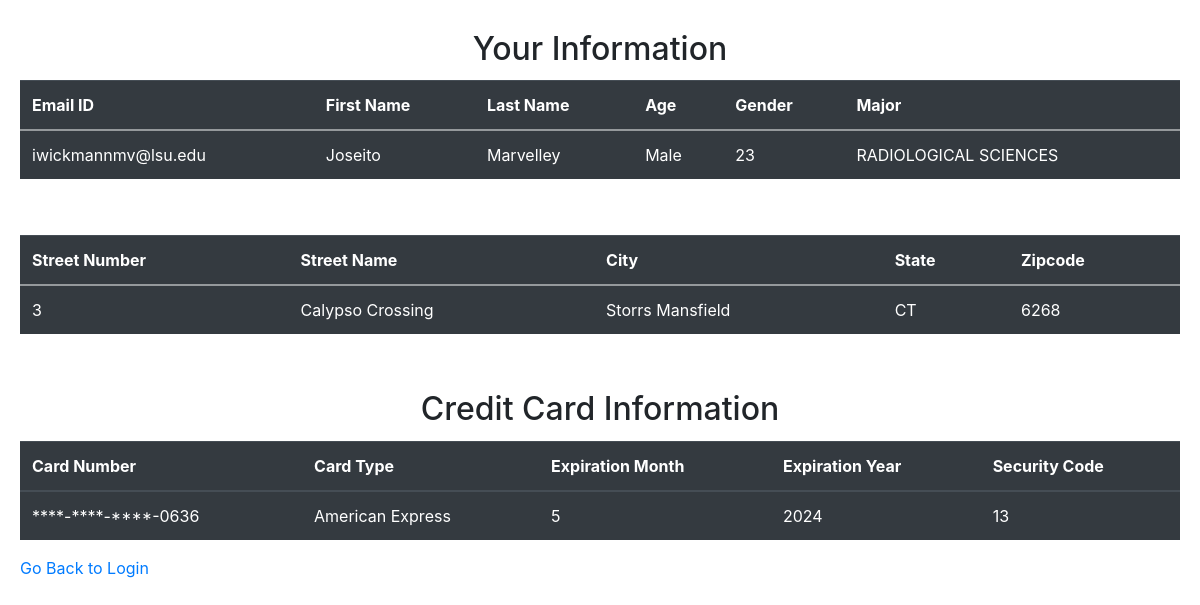
The app's page /ShowBidderInfo with its own data.
### tables this page shows
CREATE TABLE CurrentBidder
    (email TEXT,
    first_name TEXT,
    last_name TEXT,
    gender TEXT,
    age INTEGER,
    home_address_id TEXT,
    major TEXT
    );

CREATE TABLE Address
    (address_ID TEXT PRIMARY KEY,
    zipcode INTEGER,
    street_num INTEGER,
    street_name TEXT,
    FOREIGN KEY (address_ID) REFERENCES Bidders (home_address_id)
    );

CREATE TABLE Zipcode_Info
    (zipcode TEXT PRIMARY KEY ,
    city TEXT,
    state TEXT
    );

CREATE TABLE Credit_Cards
    (credit_card_num TEXT PRIMARY KEY,
    card_type TEXT,
    expire_month INTEGER,
    expire_year INTEGER,
    security_code INTEGER,
    owner_email TEXT
    );

### main.py (the view)
@app.route('/ShowBidderInfo', methods=['POST', 'GET'])
def show_bidder_info():
    error = None
    result = [display_bidder_info(), display_bidder_info_address(), display_bidder_info_zipcode(), display_bidder_ccs()]
    print(f"Type MonetaryBase: {type(result)}")
    print(f"MonetaryBase: {result}")
    print(f"Type : {type(result[0])}")
    print(f"MonetaryBase: {result[0]}")
    if request.method == 'GET':
        result = [display_bidder_info(), display_bidder_info_address(), display_bidder_info_zipcode(), display_bidder_ccs()]
        print(f"ReUls: {result}")
        if result:
            return render_template('BidderPages/EditBidderInfo.html', error=error, result=result)
        else:
            error = 'invalid input name'
    return render_template('BidderPages/EditBidderInfo.html', error=error, result=result)

### main.py (called while the page is built)
def display_bidder_ccs():
    connection = sql.connect('users.db')
    cursor = connection.cursor()
    cursor.execute('SELECT Credit_Cards.credit_card_num, Credit_Cards.card_type, Credit_Cards.expire_month, Credit_Cards.expire_year, Credit_Cards.security_code '
                   'FROM Credit_Cards '
                   'INNER JOIN CurrentBidder '
                   'ON CurrentBidder.email = Credit_Cards.owner_email')
    result = cursor.fetchall()
    print(f"CC: {result}")
    newresult = []
    for i in result[0]:
        newresult.append(i)
    print(f"CCnew: {newresult}")
    temp = newresult[0]
    temp1 = newresult[0][-4:]
    print(f"NEw: {temp1}")
    newtemp = "****-****-****-"+temp1
    newresult[0] = newtemp
    print(f"tuple: {[tuple(newresult),]}")
    return [tuple(newresult)]

def display_bidder_info():
    connection = sql.connect('users.db')
    cursor = connection.cursor()
    cursor.execute('SELECT email, first_name, last_name, gender, age, major FROM CurrentBidder WHERE ROWID in (1)')
    result = cursor.fetchall()
    return result

def display_bidder_info_address():
    connection = sql.connect('users.db')
    cursor = connection.cursor()
    cursor.execute('SELECT home_address_id FROM CurrentBidder WHERE ROWID in (1)')
    addid = cursor.fetchone()
    cursor.execute('SELECT street_name, street_num, zipcode FROM Address WHERE address_ID = (?) ', addid)
    return cursor.fetchall()

def display_bidder_info_zipcode():
    connection = sql.connect('users.db')
    cursor = connection.cursor()
    cursor.execute('SELECT home_address_id FROM CurrentBidder WHERE ROWID in (1)')
    addid = cursor.fetchone()
    cursor.execute('SELECT zipcode FROM Address WHERE address_ID = (?) ', addid)
    zipcode = cursor.fetchone()
    cursor.execute('SELECT city, state, zipcode FROM Zipcode_Info WHERE zipcode = (?)', zipcode)
    return cursor.fetchall()

### Templates/BidderPages/EditBidderInfo.html (shortened to what this page needs)
<!DOCTYPE html>
<html lang="en" dir="ltr">
<head>
    <link rel='stylesheet' href='https://cdnjs.cloudflare.com/ajax/libs/font-awesome/4.7.0/css/font-awesome.min.css'>
    <link rel="stylesheet" href="https://stackpath.bootstrapcdn.com/bootstrap/4.4.1/css/bootstrap.min.css"
>
    <link rel="stylesheet" href="../../Style.css">
</head>
<body>
        <div class="card-body">
        <h2 class="card-title">Your Information</h2>
            <table class="table table-dark">
            <tr>
                <th scope="col"> Email ID</th>
                <th scope="col"> First Name</th>
                <th scope="col"> Last Name</th>
                <th scope="col"> Age</th>
                <th scope="col"> Gender</th>
                <th scope="col"> Major</th>
            </tr>
            <tbody>
            {% for email, first_name, last_name, gender, age, major in result[0] %}
                <tr>
                    <td>{{ email }}</td>
                    <td>{{ first_name }}</td>
                    <td>{{ last_name }}</td>
                    <td>{{ gender }}</td>
                    <td>{{ age }}</td>
                    <td>{{ major }}</td>
                </tr>
            {% endfor %}
            </tbody>
        </table>
        </div>
        <div class="card-body">
        <table class="table table-dark">
            <tr>
                <th scope="col"> Street Number</th>
                <th scope="col"> Street Name</th>
                <th scope="col"> City</th>
                <th scope="col"> State</th>
                <th scope="col"> Zipcode</th>
            </tr>
            <tbody>
                <tr>
                    {% for street_name, street_num, zipcode in result[1]%}
                        <td>{{ street_num }}</td>
                        <td>{{ street_name }}</td>
                    {% endfor %}
                    {% for city, state, zipcode in result[2]%}
                        <td>{{ city }}</td>
                        <td>{{ state }}</td>
                        <td>{{ zipcode }}</td>
                    {% endfor %}
                </tr>
            </tbody>
        </table>
    </div>
    <div class="card-body">
         <h2 class="card-title">Credit Card Information</h2>
        <table class="table table-dark">
            <thead>
		        <tr>
                    <th>Card Number</th>
                    <th>Card Type</th>
                    <th>Expiration Month</th>
                    <th>Expiration Year</th>
                    <th>Security Code</th>
		        </tr>
            </thead>
            {% for card_num, card_type, expire_month, expire_year, security_code in result[3] %}
            <tbody>
                        <td> {{ card_num }}</td>
                        <td> {{ card_type }} </td>
                        <td> {{ expire_month }}</td>
                        <td> {{ expire_year }}</td>
                        <td> {{ security_code }}</td>
            {% endfor %}
            </tbody>
        </table>
            <a href="/">Go Back to Login </a>
    </div>
</body>
</html>

### Templates/BidderPages/EditBidderInfo.html (style rules this page uses)
h2 { text-align: center; }

### records on screen
CurrentBidder: email "iwickmannmv@lsu.edu", first_name "Joseito", last_name "Marvelley", gender "Male", age "23", major "RADIOLOGICAL SCIENCES"
Address: street_num "3", street_name "Calypso Crossing"
Zipcode_Info: city "Storrs Mansfield", state "CT", zipcode "6268"
Credit_Cards: card_num "****-****-****-0636", card_type "American Express", expire_month "5", expire_year "2024", security_code "13"
